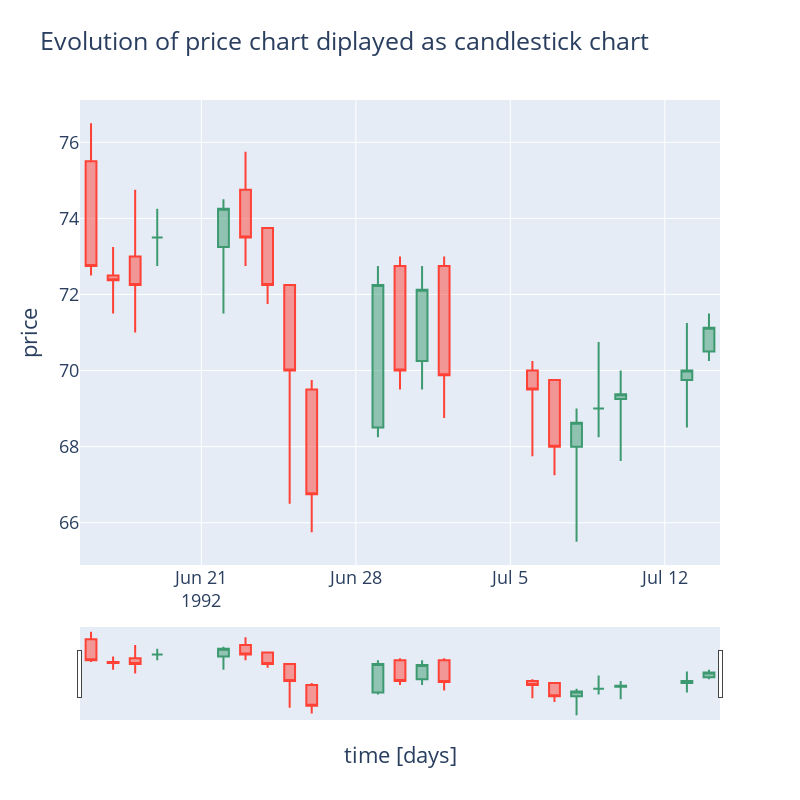

Here is the notebook cell this chart was saved with:
### Code cell
plot_cs_chart(result_df.loc['CDLDOJI'].reset_index().set_index('date')[:20])
